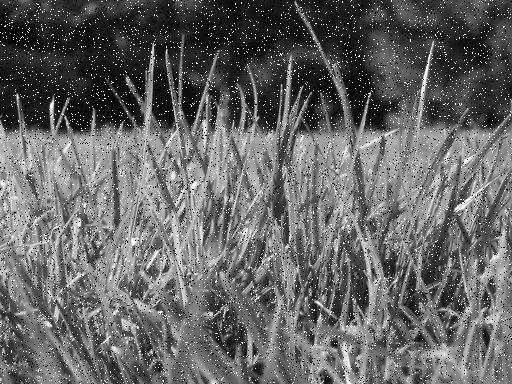
#> input picture computervision1/lab2/Image_enhancement/images/image1_saltpepper.jpg, 512 x 384 px, found by its file name
$ python myPSNR.py
#> lines starting #> are read from the running program, lines starting #| are printed output that depends on the picture; long printed decimals are rounded
import numpy as np
import matplotlib.pyplot as plt
from skimage.metrics import peak_signal_noise_ratio

def myPSNR(orig_image, approx_image):

    difference = orig_image - approx_image
    mse = np.mean(np.square(difference))
    psnr = 20 * np.log10(orig_image.max()/np.sqrt(mse))

    psnr2 = peak_signal_noise_ratio(orig_image, approx_image, data_range=orig_image.max())

    return psnr

if __name__ == '__main__':
    orig_image = plt.imread('/home/zhanghh/桌面/lab2/code/Image_enhancement/images/image1_saltpepper.jpg').astype(np.float32)
#> orig_image: shape (384, 512) float32; min 0, max 255, mean 101.7
    approx_image = plt.imread('/home/zhanghh/桌面/lab2/code/Image_enhancement/images/image1.jpg').astype(np.float32)
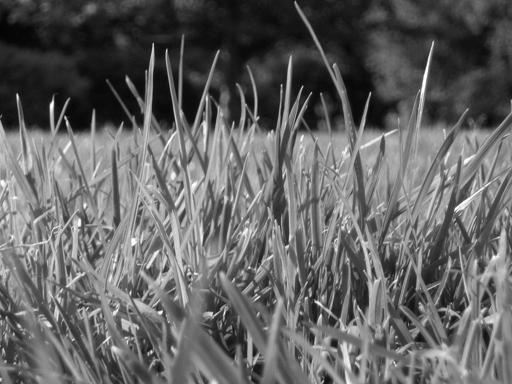
#> input picture computervision1/lab2/Image_enhancement/images/image1.jpg, 512 x 384 px, found by its file name
#> approx_image: shape (384, 512) float32; min 0, max 255, mean 99.4
    print(myPSNR(orig_image, approx_image))
#> in myPSNR, `difference = orig_image - approx_image`:
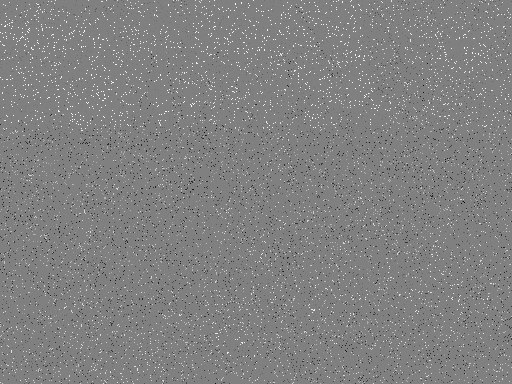
#> difference: shape (384, 512) float32; min -255, max 252, mean 2.3; drawn with min black and max white
#> in myPSNR, `mse = np.mean(np.square(difference))`: mse = 1593.3
#> in myPSNR, `psnr = 20 * np.log10(orig_image.max()/np.sqrt(mse))`: psnr = 16.11
#| 16.108
